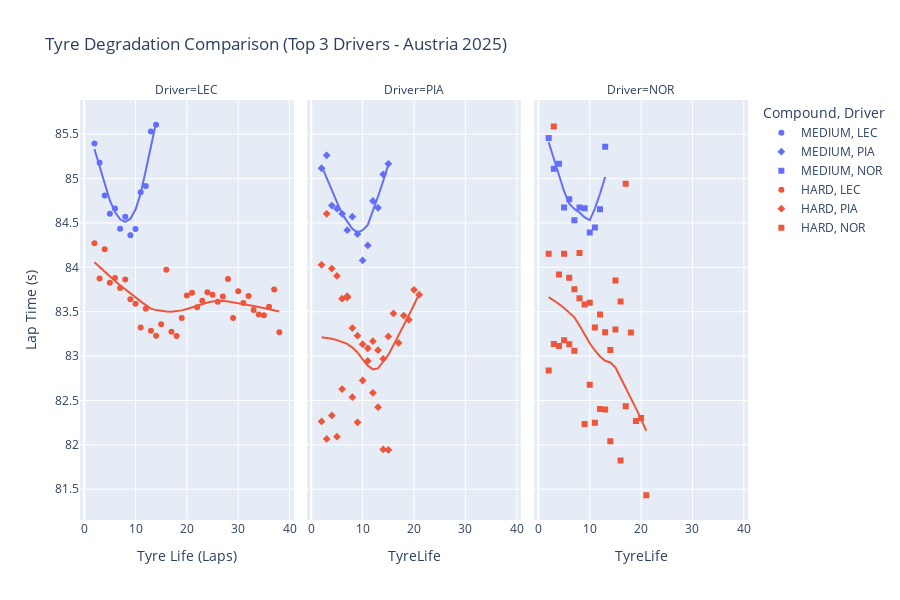

Notebook cell for this chart:
### Code cell
fig = px.scatter (all_laps,
    x='TyreLife',
    y='LapTimeSeconds',
    color='Compound',
    symbol='Driver', 
    facet_col='Driver', 
    trendline='lowess',
    hover_data=['LapNumber', 'Stint'],
    title='Tyre Degradation Comparison (Top 3 Drivers - Austria 2025)')

fig.update_layout(
    xaxis_title='Tyre Life (Laps)',
    yaxis_title='Lap Time (s)',
    height=600
)

fig.show()

### Figure 1 — Plotly figure (JSON) as saved in the notebook; plotly's stock layout.template omitted (floating-point values rounded to 4 significant figures)
{"data": [{"customdata": [[2.0, 1.0], [3.0, 1.0], [4.0, 1.0], [5.0, 1.0], [6.0, 1.0], [7.0, 1.0], [8.0, 1.0], [9.0, 1.0], [10.0, 1.0], [11.0, 1.0], [12.0, 1.0], [13.0, 1.0], [14.0, 1.0]], "hovertemplate": "Compound=MEDIUM<br>Driver=LEC<br>TyreLife=%{x}<br>LapTimeSeconds=%{y}<br>LapNumber=%{customdata[0]}<br>Stint=%{customdata[1]}<extra></extra>", "legendgroup": "MEDIUM, LEC", "marker": {"color": "#636efa", "symbol": "circle"}, "mode": "markers", "name": "MEDIUM, LEC", "orientation": "v", "showlegend": true, "type": "scatter", "x": [2.0, 3.0, 4.0, 5.0, 6.0, 7.0, 8.0, 9.0, 10.0, 11.0, 12.0, 13.0, 14.0], "xaxis": "x", "y": [85.4, 85.18, 84.81, 84.6, 84.66, 84.43, 84.57, 84.36, 84.43, 84.85, 84.92, 85.53, 85.61], "yaxis": "y"}, {"hovertemplate": "<b>LOWESS trendline</b><br><br>Compound=MEDIUM<br>Driver=LEC<br>TyreLife=%{x}<br>LapTimeSeconds=%{y} <b>(trend)</b><extra></extra>", "legendgroup": "MEDIUM, LEC", "marker": {"color": "#636efa", "symbol": "circle"}, "mode": "lines", "name": "MEDIUM, LEC", "showlegend": false, "type": "scatter", "x": [2.0, 3.0, 4.0, 5.0, 6.0, 7.0, 8.0, 9.0, 10.0, 11.0, 12.0, 13.0, 14.0], "xaxis": "x", "y": [85.33, 85.13, 84.94, 84.75, 84.62, 84.54, 84.51, 84.55, 84.65, 84.83, 85.09, 85.36, 85.63], "yaxis": "y"}, {"customdata": [[2.0, 1.0], [3.0, 1.0], [4.0, 1.0], [5.0, 1.0], [6.0, 1.0], [7.0, 1.0], [8.0, 1.0], [9.0, 1.0], [10.0, 1.0], [11.0, 1.0], [12.0, 1.0], [13.0, 1.0], [14.0, 1.0], [15.0, 1.0]], "hovertemplate": "Compound=MEDIUM<br>Driver=PIA<br>TyreLife=%{x}<br>LapTimeSeconds=%{y}<br>LapNumber=%{customdata[0]}<br>Stint=%{customdata[1]}<extra></extra>", "legendgroup": "MEDIUM, PIA", "marker": {"color": "#636efa", "symbol": "diamond"}, "mode": "markers", "name": "MEDIUM, PIA", "orientation": "v", "showlegend": true, "type": "scatter", "x": [2.0, 3.0, 4.0, 5.0, 6.0, 7.0, 8.0, 9.0, 10.0, 11.0, 12.0, 13.0, 14.0, 15.0], "xaxis": "x2", "y": [85.12, 85.26, 84.69, 84.66, 84.6, 84.42, 84.57, 84.38, 84.08, 84.25, 84.75, 84.67, 85.05, 85.17], "yaxis": "y2"}, {"hovertemplate": "<b>LOWESS trendline</b><br><br>Compound=MEDIUM<br>Driver=PIA<br>TyreLife=%{x}<br>LapTimeSeconds=%{y} <b>(trend)</b><extra></extra>", "legendgroup": "MEDIUM, PIA", "marker": {"color": "#636efa", "symbol": "diamond"}, "mode": "lines", "name": "MEDIUM, PIA", "showlegend": false, "type": "scatter", "x": [2.0, 3.0, 4.0, 5.0, 6.0, 7.0, 8.0, 9.0, 10.0, 11.0, 12.0, 13.0, 14.0, 15.0], "xaxis": "x2", "y": [85.14, 85.0, 84.87, 84.73, 84.6, 84.52, 84.43, 84.39, 84.42, 84.48, 84.63, 84.8, 84.97, 85.15], "yaxis": "y2"}, {"customdata": [[2.0, 1.0], [3.0, 1.0], [4.0, 1.0], [5.0, 1.0], [6.0, 1.0], [7.0, 1.0], [8.0, 1.0], [9.0, 1.0], [10.0, 1.0], [11.0, 1.0], [12.0, 1.0], [13.0, 1.0]], "hovertemplate": "Compound=MEDIUM<br>Driver=NOR<br>TyreLife=%{x}<br>LapTimeSeconds=%{y}<br>LapNumber=%{customdata[0]}<br>Stint=%{customdata[1]}<extra></extra>", "legendgroup": "MEDIUM, NOR", "marker": {"color": "#636efa", "symbol": "square"}, "mode": "markers", "name": "MEDIUM, NOR", "orientation": "v", "showlegend": true, "type": "scatter", "x": [2.0, 3.0, 4.0, 5.0, 6.0, 7.0, 8.0, 9.0, 10.0, 11.0, 12.0, 13.0], "xaxis": "x3", "y": [85.46, 85.11, 85.17, 84.67, 84.77, 84.53, 84.67, 84.66, 84.39, 84.45, 84.66, 85.36], "yaxis": "y3"}, {"hovertemplate": "<b>LOWESS trendline</b><br><br>Compound=MEDIUM<br>Driver=NOR<br>TyreLife=%{x}<br>LapTimeSeconds=%{y} <b>(trend)</b><extra></extra>", "legendgroup": "MEDIUM, NOR", "marker": {"color": "#636efa", "symbol": "square"}, "mode": "lines", "name": "MEDIUM, NOR", "showlegend": false, "type": "scatter", "x": [2.0, 3.0, 4.0, 5.0, 6.0, 7.0, 8.0, 9.0, 10.0, 11.0, 12.0, 13.0], "xaxis": "x3", "y": [85.41, 85.22, 85.03, 84.86, 84.72, 84.66, 84.62, 84.56, 84.53, 84.66, 84.83, 85.02], "yaxis": "y3"}, {"customdata": [[17.0, 2.0], [18.0, 2.0], [19.0, 2.0], [20.0, 2.0], [21.0, 2.0], [22.0, 2.0], [23.0, 2.0], [24.0, 2.0], [25.0, 2.0], [26.0, 2.0], [27.0, 2.0], [28.0, 2.0], [29.0, 2.0], [30.0, 2.0], [31.0, 2.0], [32.0, 2.0], [33.0, 2.0], [34.0, 2.0], [35.0, 2.0], [36.0, 2.0], [37.0, 2.0], [38.0, 2.0], [39.0, 2.0], [40.0, 2.0], [41.0, 2.0], [42.0, 2.0], [43.0, 2.0], [44.0, 2.0], [45.0, 2.0], [46.0, 2.0], [47.0, 2.0], [48.0, 2.0], [49.0, 2.0], [50.0, 2.0], [51.0, 2.0], [52.0, 2.0], [53.0, 2.0]], "hovertemplate": "Compound=HARD<br>Driver=LEC<br>TyreLife=%{x}<br>LapTimeSeconds=%{y}<br>LapNumber=%{customdata[0]}<br>Stint=%{customdata[1]}<extra></extra>", "legendgroup": "HARD, LEC", "marker": {"color": "#EF553B", "symbol": "circle"}, "mode": "markers", "name": "HARD, LEC", "orientation": "v", "showlegend": true, "type": "scatter", "x": [2.0, 3.0, 4.0, 5.0, 6.0, 7.0, 8.0, 9.0, 10.0, 11.0, 12.0, 13.0, 14.0, 15.0, 16.0, 17.0, 18.0, 19.0, 20.0, 21.0, 22.0, 23.0, 24.0, 25.0, 26.0, 27.0, 28.0, 29.0, 30.0, 31.0, 32.0, 33.0, 34.0, 35.0, 36.0, 37.0, 38.0], "xaxis": "x", "y": [84.27, 83.88, 84.2, 83.83, 83.88, 83.77, 83.86, 83.64, 83.59, 83.32, 83.53, 83.28, 83.23, 83.36, 83.97, 83.27, 83.23, 83.43, 83.68, 83.71, 83.55, 83.62, 83.72, 83.69, 83.61, 83.67, 83.87, 83.43, 83.73, 83.6, 83.68, 83.52, 83.47, 83.46, 83.56, 83.75, 83.27], "yaxis": "y"}, {"hovertemplate": "<b>LOWESS trendline</b><br><br>Compound=HARD<br>Driver=LEC<br>TyreLife=%{x}<br>LapTimeSeconds=%{y} <b>(trend)</b><extra></extra>", "legendgroup": "HARD, LEC", "marker": {"color": "#EF553B", "symbol": "circle"}, "mode": "lines", "name": "HARD, LEC", "showlegend": false, "type": "scatter", "x": [2.0, 3.0, 4.0, 5.0, 6.0, 7.0, 8.0, 9.0, 10.0, 11.0, 12.0, 13.0, 14.0, 15.0, 16.0, 17.0, 18.0, 19.0, 20.0, 21.0, 22.0, 23.0, 24.0, 25.0, 26.0, 27.0, 28.0, 29.0, 30.0, 31.0, 32.0, 33.0, 34.0, 35.0, 36.0, 37.0, 38.0], "xaxis": "x", "y": [84.06, 84.0, 83.95, 83.9, 83.85, 83.8, 83.75, 83.7, 83.66, 83.62, 83.57, 83.53, 83.52, 83.51, 83.5, 83.5, 83.5, 83.51, 83.53, 83.55, 83.57, 83.59, 83.6, 83.61, 83.62, 83.62, 83.61, 83.61, 83.6, 83.59, 83.58, 83.56, 83.55, 83.54, 83.53, 83.52, 83.5], "yaxis": "y"}, {"customdata": [[18.0, 2.0], [19.0, 2.0], [20.0, 2.0], [21.0, 2.0], [22.0, 2.0], [23.0, 2.0], [24.0, 2.0], [25.0, 2.0], [26.0, 2.0], [27.0, 2.0], [28.0, 2.0], [29.0, 2.0], [30.0, 2.0], [31.0, 2.0], [32.0, 2.0], [33.0, 2.0], [34.0, 2.0], [35.0, 2.0], [36.0, 2.0], [37.0, 2.0], [40.0, 3.0], [41.0, 3.0], [42.0, 3.0], [43.0, 3.0], [44.0, 3.0], [45.0, 3.0], [46.0, 3.0], [47.0, 3.0], [48.0, 3.0], [49.0, 3.0], [50.0, 3.0], [51.0, 3.0], [52.0, 3.0], [53.0, 3.0]], "hovertemplate": "Compound=HARD<br>Driver=PIA<br>TyreLife=%{x}<br>LapTimeSeconds=%{y}<br>LapNumber=%{customdata[0]}<br>Stint=%{customdata[1]}<extra></extra>", "legendgroup": "HARD, PIA", "marker": {"color": "#EF553B", "symbol": "diamond"}, "mode": "markers", "name": "HARD, PIA", "orientation": "v", "showlegend": true, "type": "scatter", "x": [2.0, 3.0, 4.0, 5.0, 6.0, 7.0, 8.0, 9.0, 10.0, 11.0, 12.0, 13.0, 14.0, 15.0, 16.0, 17.0, 18.0, 19.0, 20.0, 21.0, 2.0, 3.0, 4.0, 5.0, 6.0, 7.0, 8.0, 9.0, 10.0, 11.0, 12.0, 13.0, 14.0, 15.0], "xaxis": "x2", "y": [84.03, 84.6, 83.99, 83.9, 83.65, 83.66, 83.31, 83.23, 83.13, 83.09, 83.17, 83.07, 82.97, 83.22, 83.48, 83.15, 83.46, 83.41, 83.75, 83.69, 82.26, 82.07, 82.33, 82.09, 82.63, 83.67, 82.54, 82.25, 82.72, 82.94, 82.59, 82.42, 81.95, 81.94], "yaxis": "y2"}, {"hovertemplate": "<b>LOWESS trendline</b><br><br>Compound=HARD<br>Driver=PIA<br>TyreLife=%{x}<br>LapTimeSeconds=%{y} <b>(trend)</b><extra></extra>", "legendgroup": "HARD, PIA", "marker": {"color": "#EF553B", "symbol": "diamond"}, "mode": "lines", "name": "HARD, PIA", "showlegend": false, "type": "scatter", "x": [2.0, 2.0, 3.0, 3.0, 4.0, 4.0, 5.0, 5.0, 6.0, 6.0, 7.0, 7.0, 8.0, 8.0, 9.0, 9.0, 10.0, 10.0, 11.0, 11.0, 12.0, 12.0, 13.0, 13.0, 14.0, 14.0, 15.0, 15.0, 16.0, 17.0, 18.0, 19.0, 20.0, 21.0], "xaxis": "x2", "y": [83.21, 83.21, 83.21, 83.21, 83.2, 83.2, 83.18, 83.18, 83.16, 83.16, 83.14, 83.14, 83.1, 83.1, 83.04, 83.04, 82.96, 82.96, 82.89, 82.89, 82.85, 82.85, 82.86, 82.86, 82.94, 82.94, 83.01, 83.01, 83.12, 83.23, 83.34, 83.46, 83.58, 83.7], "yaxis": "y2"}, {"customdata": [[16.0, 2.0], [17.0, 2.0], [18.0, 2.0], [19.0, 2.0], [20.0, 2.0], [21.0, 2.0], [22.0, 2.0], [23.0, 2.0], [24.0, 2.0], [25.0, 2.0], [26.0, 2.0], [27.0, 2.0], [28.0, 2.0], [29.0, 2.0], [30.0, 2.0], [31.0, 2.0], [34.0, 3.0], [35.0, 3.0], [36.0, 3.0], [37.0, 3.0], [38.0, 3.0], [39.0, 3.0], [40.0, 3.0], [41.0, 3.0], [42.0, 3.0], [43.0, 3.0], [44.0, 3.0], [45.0, 3.0], [46.0, 3.0], [47.0, 3.0], [48.0, 3.0], [49.0, 3.0], [50.0, 3.0], [51.0, 3.0], [52.0, 3.0], [53.0, 3.0]], "hovertemplate": "Compound=HARD<br>Driver=NOR<br>TyreLife=%{x}<br>LapTimeSeconds=%{y}<br>LapNumber=%{customdata[0]}<br>Stint=%{customdata[1]}<extra></extra>", "legendgroup": "HARD, NOR", "marker": {"color": "#EF553B", "symbol": "square"}, "mode": "markers", "name": "HARD, NOR", "orientation": "v", "showlegend": true, "type": "scatter", "x": [2.0, 3.0, 4.0, 5.0, 6.0, 7.0, 8.0, 9.0, 10.0, 11.0, 12.0, 13.0, 14.0, 15.0, 16.0, 17.0, 2.0, 3.0, 4.0, 5.0, 6.0, 7.0, 8.0, 9.0, 10.0, 11.0, 12.0, 13.0, 14.0, 15.0, 16.0, 17.0, 18.0, 19.0, 20.0, 21.0], "xaxis": "x3", "y": [84.15, 85.58, 83.92, 84.15, 83.88, 83.75, 83.65, 83.58, 83.6, 83.32, 83.47, 83.27, 83.07, 83.3, 83.61, 84.94, 82.84, 83.14, 83.11, 83.18, 83.13, 83.06, 84.16, 82.23, 82.68, 82.25, 82.4, 82.4, 82.04, 83.85, 81.82, 82.44, 83.27, 82.27, 82.3, 81.43], "yaxis": "y3"}, {"hovertemplate": "<b>LOWESS trendline</b><br><br>Compound=HARD<br>Driver=NOR<br>TyreLife=%{x}<br>LapTimeSeconds=%{y} <b>(trend)</b><extra></extra>", "legendgroup": "HARD, NOR", "marker": {"color": "#EF553B", "symbol": "square"}, "mode": "lines", "name": "HARD, NOR", "showlegend": false, "type": "scatter", "x": [2.0, 2.0, 3.0, 3.0, 4.0, 4.0, 5.0, 5.0, 6.0, 6.0, 7.0, 7.0, 8.0, 8.0, 9.0, 9.0, 10.0, 10.0, 11.0, 11.0, 12.0, 12.0, 13.0, 13.0, 14.0, 14.0, 15.0, 15.0, 16.0, 16.0, 17.0, 17.0, 18.0, 19.0, 20.0, 21.0], "xaxis": "x3", "y": [83.66, 83.66, 83.63, 83.63, 83.59, 83.59, 83.54, 83.54, 83.49, 83.49, 83.44, 83.44, 83.34, 83.34, 83.24, 83.24, 83.14, 83.14, 83.06, 83.06, 82.99, 82.99, 82.95, 82.95, 82.93, 82.93, 82.87, 82.87, 82.76, 82.76, 82.64, 82.64, 82.53, 82.41, 82.29, 82.16], "yaxis": "y3"}], "layout": {"annotations": [{"font": {}, "showarrow": false, "text": "Driver=LEC", "x": 0.16, "xanchor": "center", "xref": "paper", "y": 1, "yanchor": "bottom", "yref": "paper"}, {"font": {}, "showarrow": false, "text": "Driver=PIA", "x": 0.5, "xanchor": "center", "xref": "paper", "y": 1, "yanchor": "bottom", "yref": "paper"}, {"font": {}, "showarrow": false, "text": "Driver=NOR", "x": 0.84, "xanchor": "center", "xref": "paper", "y": 1, "yanchor": "bottom", "yref": "paper"}], "height": 600, "legend": {"title": {"text": "Compound, Driver"}, "tracegroupgap": 0}, "title": {"text": "Tyre Degradation Comparison (Top 3 Drivers - Austria 2025)"}, "xaxis": {"anchor": "y", "domain": [0, 0.32], "title": {"text": "Tyre Life (Laps)"}}, "xaxis2": {"anchor": "y2", "domain": [0.34, 0.66], "matches": "x", "title": {"text": "TyreLife"}}, "xaxis3": {"anchor": "y3", "domain": [0.68, 1.0], "matches": "x", "title": {"text": "TyreLife"}}, "yaxis": {"anchor": "x", "domain": [0, 1], "title": {"text": "Lap Time (s)"}}, "yaxis2": {"anchor": "x2", "domain": [0, 1], "matches": "y", "showticklabels": false}, "yaxis3": {"anchor": "x3", "domain": [0, 1], "matches": "y", "showticklabels": false}}}
